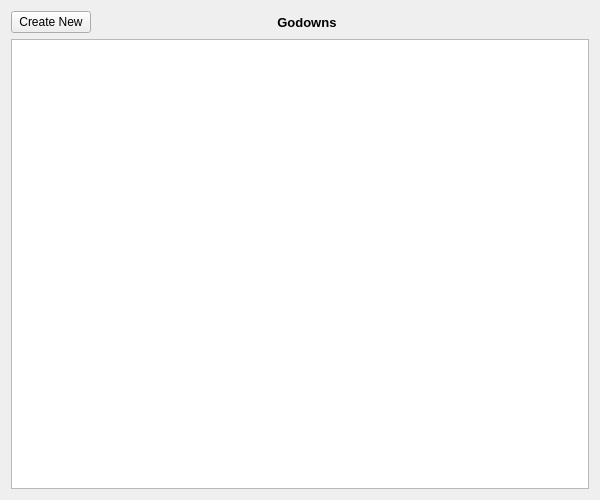
<?xml version="1.0" encoding="UTF-8"?>
<ui version="4.0">
 <class>godown</class>
 <widget class="QWidget" name="godown">
  <property name="geometry">
   <rect>
    <x>0</x>
    <y>0</y>
    <width>600</width>
    <height>500</height>
   </rect>
  </property>
  <property name="windowTitle">
   <string>Form</string>
  </property>
  <layout class="QGridLayout" name="gridLayout">
   <item row="0" column="0">
    <widget class="QPushButton" name="pushButton">
     <property name="sizePolicy">
      <sizepolicy hsizetype="Fixed" vsizetype="Fixed">
       <horstretch>0</horstretch>
       <verstretch>0</verstretch>
      </sizepolicy>
     </property>
     <property name="text">
      <string>Create New</string>
     </property>
    </widget>
   </item>
   <item row="0" column="1">
    <widget class="QLabel" name="titleLabel">
     <property name="font">
      <font>
       <pointsize>10</pointsize>
       <weight>75</weight>
       <bold>true</bold>
      </font>
     </property>
     <property name="text">
      <string>Godowns                    </string>
     </property>
     <property name="alignment">
      <set>Qt::AlignCenter</set>
     </property>
    </widget>
   </item>
   <item row="1" column="0" colspan="2">
    <widget class="QTableWidget" name="tableWidget">
     <property name="selectionBehavior">
      <enum>QAbstractItemView::SelectRows</enum>
     </property>
    </widget>
   </item>
  </layout>
 </widget>
 <resources/>
 <connections/>
</ui>
